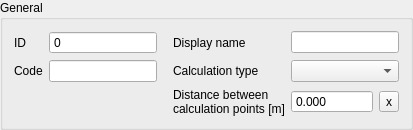
            <widget class="QGroupBox" name="grp_general">
             <property name="enabled">
              <bool>true</bool>
             </property>
             <property name="locale">
              <locale language="English" country="UnitedStates"/>
             </property>
             <property name="title">
              <string>General</string>
             </property>
             <layout class="QGridLayout" name="gridLayout_2">
              <item row="0" column="2">
               <widget class="QLabel" name="label_2">
                <property name="locale">
                 <locale language="English" country="UnitedStates"/>
                </property>
                <property name="text">
                 <string>Display name</string>
                </property>
                <property name="alignment">
                 <set>Qt::AlignLeading|Qt::AlignLeft|Qt::AlignVCenter</set>
                </property>
                <property name="indent">
                 <number>10</number>
                </property>
               </widget>
              </item>
              <item row="2" column="3">
               <widget class="QDoubleSpinBox" name="dist_calc_points">
                <property name="sizePolicy">
                 <sizepolicy hsizetype="Expanding" vsizetype="Fixed">
                  <horstretch>0</horstretch>
                  <verstretch>0</verstretch>
                 </sizepolicy>
                </property>
                <property name="locale">
                 <locale language="English" country="UnitedStates"/>
                </property>
                <property name="inputMethodHints">
                 <set>Qt::ImhNone</set>
                </property>
                <property name="buttonSymbols">
                 <enum>QAbstractSpinBox::NoButtons</enum>
                </property>
                <property name="decimals">
                 <number>3</number>
                </property>
                <property name="minimum">
                 <double>-9999999999.000000000000000</double>
                </property>
                <property name="maximum">
                 <double>9999999999.000000000000000</double>
                </property>
               </widget>
              </item>
              <item row="0" column="1">
               <widget class="QSpinBox" name="id">
                <property name="locale">
                 <locale language="English" country="UnitedStates"/>
                </property>
                <property name="readOnly">
                 <bool>true</bool>
                </property>
                <property name="buttonSymbols">
                 <enum>QAbstractSpinBox::NoButtons</enum>
                </property>
                <property name="maximum">
                 <number>99999999</number>
                </property>
                <property name="showClearButton" stdset="0">
                 <bool>true</bool>
                </property>
                <property name="clearValue" stdset="0">
                 <bool>true</bool>
                </property>
                <property name="expressionsEnabled" stdset="0">
                 <bool>false</bool>
                </property>
               </widget>
              </item>
              <item row="1" column="0">
               <widget class="QLabel" name="label_3">
                <property name="locale">
                 <locale language="English" country="UnitedStates"/>
                </property>
                <property name="text">
                 <string>Code</string>
                </property>
                <property name="alignment">
                 <set>Qt::AlignLeading|Qt::AlignLeft|Qt::AlignVCenter</set>
                </property>
               </widget>
              </item>
              <item row="1" column="2">
               <widget class="QLabel" name="label_4">
                <property name="locale">
                 <locale language="English" country="UnitedStates"/>
                </property>
                <property name="inputMethodHints">
                 <set>Qt::ImhNone</set>
                </property>
                <property name="text">
                 <string>Calculation type</string>
                </property>
                <property name="alignment">
                 <set>Qt::AlignLeading|Qt::AlignLeft|Qt::AlignVCenter</set>
                </property>
                <property name="indent">
                 <number>10</number>
                </property>
               </widget>
              </item>
              <item row="2" column="2">
               <widget class="QLabel" name="label_56">
                <property name="text">
                 <string>Distance between calculation points [m]</string>
                </property>
                <property name="wordWrap">
                 <bool>true</bool>
                </property>
                <property name="indent">
                 <number>10</number>
                </property>
               </widget>
              </item>
              <item row="0" column="0">
               <widget class="QLabel" name="label">
                <property name="locale">
                 <locale language="English" country="UnitedStates"/>
                </property>
                <property name="text">
                 <string>ID</string>
                </property>
                <property name="alignment">
                 <set>Qt::AlignLeading|Qt::AlignLeft|Qt::AlignVCenter</set>
                </property>
               </widget>
              </item>
              <item row="1" column="1">
               <widget class="QLineEdit" name="code">
                <property name="sizePolicy">
                 <sizepolicy hsizetype="Expanding" vsizetype="Fixed">
                  <horstretch>0</horstretch>
                  <verstretch>0</verstretch>
                 </sizepolicy>
                </property>
                <property name="locale">
                 <locale language="English" country="UnitedStates"/>
                </property>
                <property name="clearButtonEnabled">
                 <bool>true</bool>
                </property>
               </widget>
              </item>
              <item row="2" column="4">
               <widget class="QToolButton" name="dist_calc_points_clear">
                <property name="text">
                 <string>x</string>
                </property>
               </widget>
              </item>
              <item row="0" column="3" colspan="2">
               <widget class="QLineEdit" name="display_name">
                <property name="sizePolicy">
                 <sizepolicy hsizetype="Expanding" vsizetype="Fixed">
                  <horstretch>0</horstretch>
                  <verstretch>0</verstretch>
                 </sizepolicy>
                </property>
                <property name="locale">
                 <locale language="English" country="UnitedStates"/>
                </property>
                <property name="clearButtonEnabled">
                 <bool>true</bool>
                </property>
               </widget>
              </item>
              <item row="1" column="3" colspan="2">
               <widget class="QComboBox" name="calculation_type">
                <property name="sizePolicy">
                 <sizepolicy hsizetype="Expanding" vsizetype="Fixed">
                  <horstretch>0</horstretch>
                  <verstretch>0</verstretch>
                 </sizepolicy>
                </property>
                <property name="locale">
                 <locale language="English" country="UnitedStates"/>
                </property>
                <property name="inputMethodHints">
                 <set>Qt::ImhNone</set>
                </property>
               </widget>
              </item>
             </layout>
            </widget>
